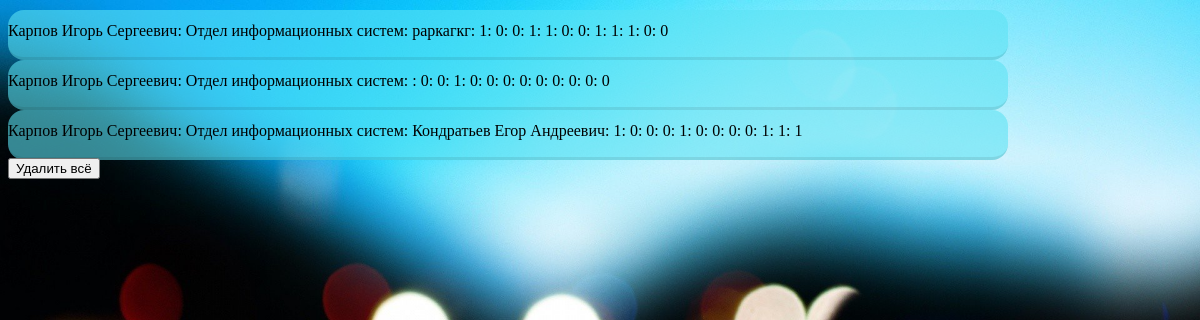
The app's page /admin.php with its own data.
### tables this page shows
CREATE TABLE `Priem` (
  `WhoIS` text NOT NULL,
  `Otdel` text NOT NULL,
  `FIO` varchar(100) NOT NULL,
  `LanDocs` tinyint(1) DEFAULT NULL,
  `Kasper` tinyint(1) NOT NULL,
  `Konsultant` tinyint(1) NOT NULL,
  `Chromium` tinyint(1) NOT NULL,
  `NetAgent` tinyint(1) NOT NULL,
  `Office` tinyint(1) NOT NULL,
  `KriptoPro` tinyint(1) NOT NULL,
  `Plugins` tinyint(1) NOT NULL,
  `SecretNet` tinyint(1) NOT NULL,
  `Spark` tinyint(1) NOT NULL,
  `AdobeReader` tinyint(1) NOT NULL,
  `7-zip` tinyint(1) NOT NULL,
  `ID` int UNSIGNED NOT NULL
);

### admin.php (the view, shortened to what this page needs)
<?php
    $mysql = new mysqli('MySQL-8.2', 'root', '', 'Priemka');
?>
<!DOCTYPE html>
<html lang="en">
<head>
    <link rel="stylesheet" href="styleH.css">
</head>
<body>
    <?php
        $sql = mysqli_query($mysql, 'SELECT * FROM `Priem`');
        while ($result = mysqli_fetch_array($sql)) {
            echo "<div class='okno'>{$result['WhoIS']}: {$result['Otdel']}: {$result['FIO']}: {$result['LanDocs']}: {$result['Kasper']}: {$result['Konsultant']}: {$result['Chromium']}: {$result['NetAgent']}: {$result['Office']}: {$result['KriptoPro']}: {$result['Plugins']}: {$result['SecretNet']}: {$result['Spark']}: {$result['AdobeReader']}: {$result['7-zip']}<div/><br>";
        }
    ?>
    <button type="button" name="delete" id="delete" class="knopka" onclick="<?php $sql = mysqli_query($mysql, 'SELECT * FROM `Priem`'); ?>">Удалить всё</button>
</body>
</html>

### styleH.css (style rules this page uses)
body { background-color: rgb(153, 153, 153); background: url("../Images/fon2.jpg"); background-repeat: no-repeat; background-size: cover; }
.okno { padding-top: 12px; background-color: rgba(93, 226, 243, 0.589); display: block; width: 1000px; height: 35px; text-align: left; border-radius: 16px; border-style: solid; border-top: none; border-left: none; border-right: none; border-color: rgba(0, 0, 0, 0.082); float: left; margin-top: 2px }

### records on screen
priem: WhoIS "Карпов Игорь Сергеевич", Otdel "Отдел информационных систем", FIO "раркагкг", LanDocs "1", Kasper "0", Konsultant "0", Chromium "1", NetAgent "1", Office "0", KriptoPro "0", Plugins "1", SecretNet "1", Spark "1", AdobeReader "0", value "0"
priem: WhoIS "Карпов Игорь Сергеевич", Otdel "Отдел информационных систем", LanDocs "0", Kasper "0", Konsultant "1", Chromium "0", NetAgent "0", Office "0", KriptoPro "0", Plugins "0", SecretNet "0", Spark "0", AdobeReader "0", value "0"
priem: WhoIS "Карпов Игорь Сергеевич", Otdel "Отдел информационных систем", FIO "Кондратьев Егор Андреевич", LanDocs "1", Kasper "0", Konsultant "0", Chromium "0", NetAgent "1", Office "0", KriptoPro "0", Plugins "0", SecretNet "0", Spark "1", AdobeReader "1", value "1"
